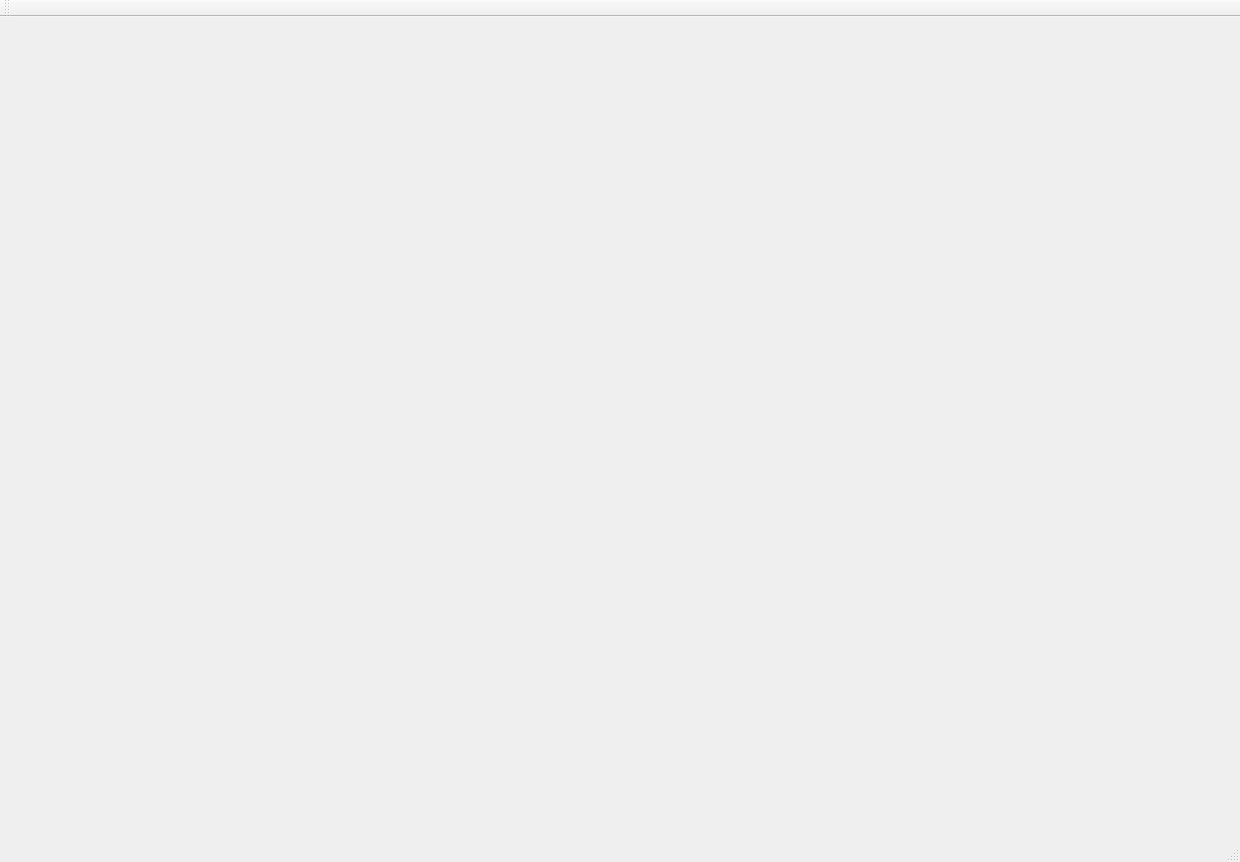
<?xml version="1.0" encoding="UTF-8"?>
<ui version="4.0">
 <class>OSGWindowClass</class>
 <widget class="QMainWindow" name="OSGWindowClass">
  <property name="geometry">
   <rect>
    <x>0</x>
    <y>0</y>
    <width>1240</width>
    <height>862</height>
   </rect>
  </property>
  <property name="windowTitle">
   <string>OSGWindow</string>
  </property>
  <widget class="QWidget" name="centralWidget">
   <widget class="QWidget" name="horizontalLayoutWidget">
    <property name="geometry">
     <rect>
      <x>220</x>
      <y>110</y>
      <width>821</width>
      <height>561</height>
     </rect>
    </property>
    <layout class="QHBoxLayout" name="horizontalLayoutOSG"/>
   </widget>
  </widget>
  <widget class="QMenuBar" name="menuBar">
   <property name="geometry">
    <rect>
     <x>0</x>
     <y>0</y>
     <width>1240</width>
     <height>37</height>
    </rect>
   </property>
  </widget>
  <widget class="QToolBar" name="mainToolBar">
   <attribute name="toolBarArea">
    <enum>TopToolBarArea</enum>
   </attribute>
   <attribute name="toolBarBreak">
    <bool>false</bool>
   </attribute>
  </widget>
  <widget class="QStatusBar" name="statusBar"/>
 </widget>
 <layoutdefault spacing="6" margin="11"/>
 <resources>
  <include location="osgwindow.qrc"/>
 </resources>
 <connections/>
</ui>
